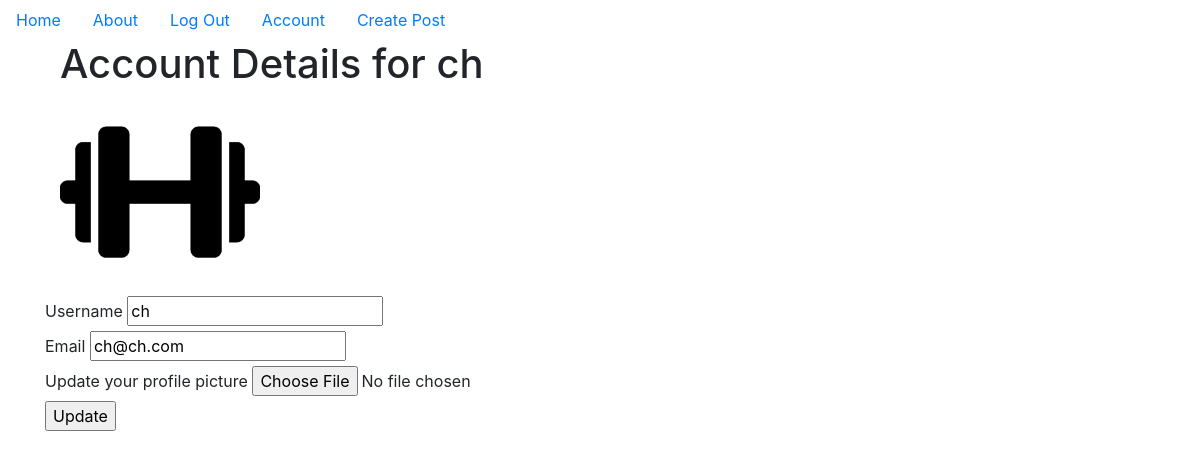
/account (signed in), run on the app's committed database.
### puppycompanyblog/models.py (models this page shows, shortened)
class User(db.Model, UserMixin):
    __tablename__ = 'users'
    id = db.Column(db.Integer, primary_key=True)
    profile_image = db.Column(db.String(64),nullable = False, default = 'default_profile.png')
    email = db.Column(db.String(64), unique = True, index = True)
    username = db.Column(db.String(64), unique = True, index = True)
    password_hash = db.Column(db.String(128))
    posts = db.relationship('BlogPost', backref='author', lazy=True)

### puppycompanyblog/users/views.py (the view)
@users.route('/account', methods = ['GET', 'POST'])
@login_required
def account():
    form=UpdateUserForm()
    if form.validate_on_submit():
        if form.picture.data:
            username = current_user.username
            current_user.profile_image = add_profile_image(form.picture.data, username)
        current_user.username = form.username.data
        current_user.email = form.email.data
        db.session.commit()
        flash('User Account Updated')
        return redirect(url_for('users.account'))
    elif request.method == 'GET':
        form.username.data = current_user.username
        form.email.data = current_user.email
    profile_image = url_for('static', filename='profile_pics/'+current_user.profile_image)
    return render_template('account.html', profile_image=profile_image, form=form)

### puppycompanyblog/users/forms.py (shortened to what this page needs)
class UpdateUserForm(FlaskForm):
    email = StringField('Email', validators = [DataRequired(), Email()])
    username = StringField('Username', validators = [DataRequired()])
    picture = FileField('Update your profile picture', validators = [FileAllowed(['jpg', 'png'])])
    submit = SubmitField('Update')

### puppycompanyblog/models.py (called while the page is built)
@login_manager.user_loader
def load_user(user_id):
    return User.query.get(user_id)

### puppycompanyblog/templates/account.html (shortened to what this page needs)
{% extends "base.html" %}
{% block content %}
<div class="container">
  <h1>Account Details for {{current_user.username}}</h1>
  <img src="{{url_for('static',filename='profile_pics/'+current_user.profile_image)}}" alt="{{current_user.username}}">
  <div class="row">
    <form method="POST" action="" enctype="multipart/form-data">
      {{form.username.label }} {{ form.username() }}
      <br>
      {{form.email.label }} {{ form.email() }}
      <br>
      {{form.picture.label }} {{ form.picture() }}
      <br>
      {{ form.submit() }}
    </form>
  </div>
</div>
{% endblock %}

### data on the page
User: username "ch", profile_image (picture), email "ch@ch.com"
